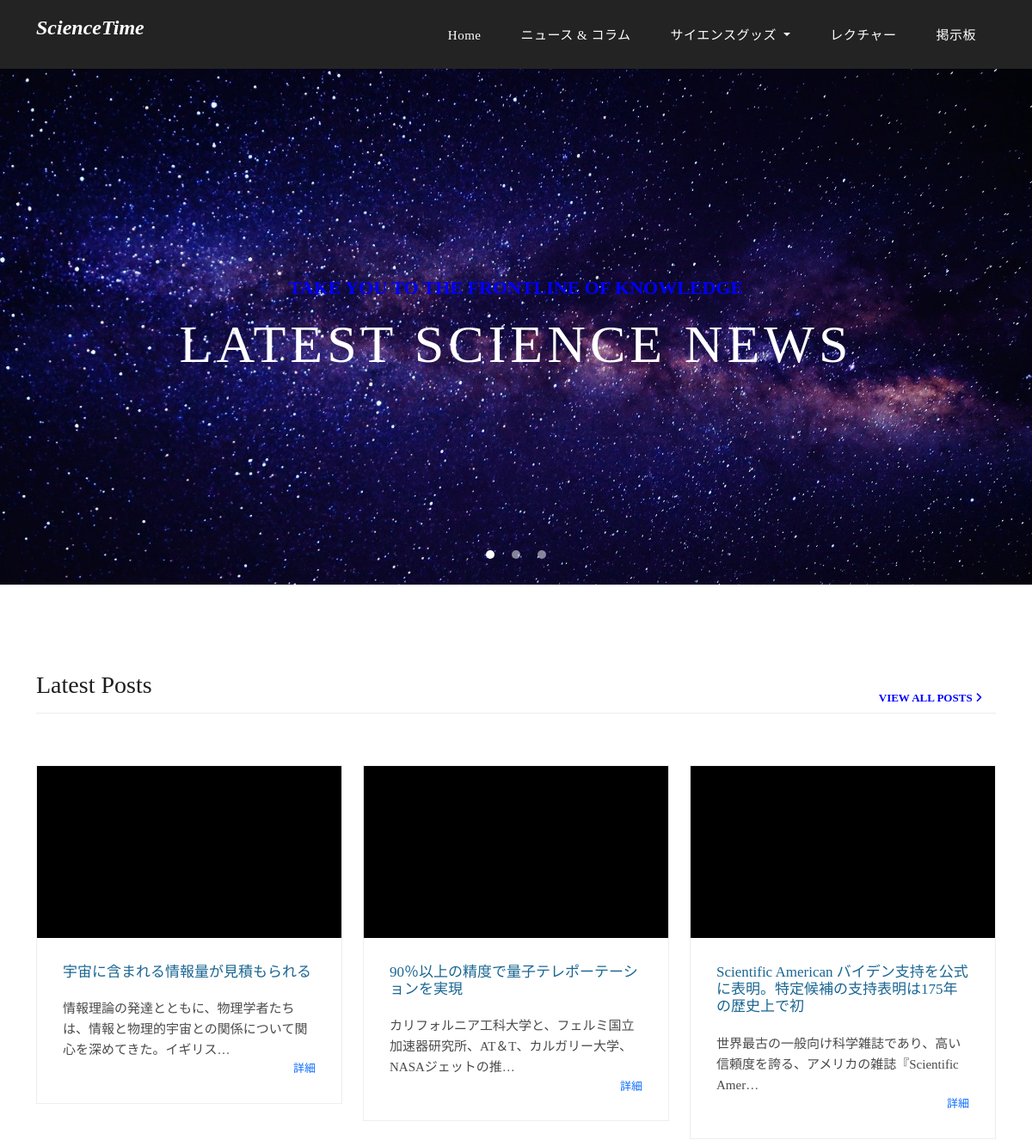
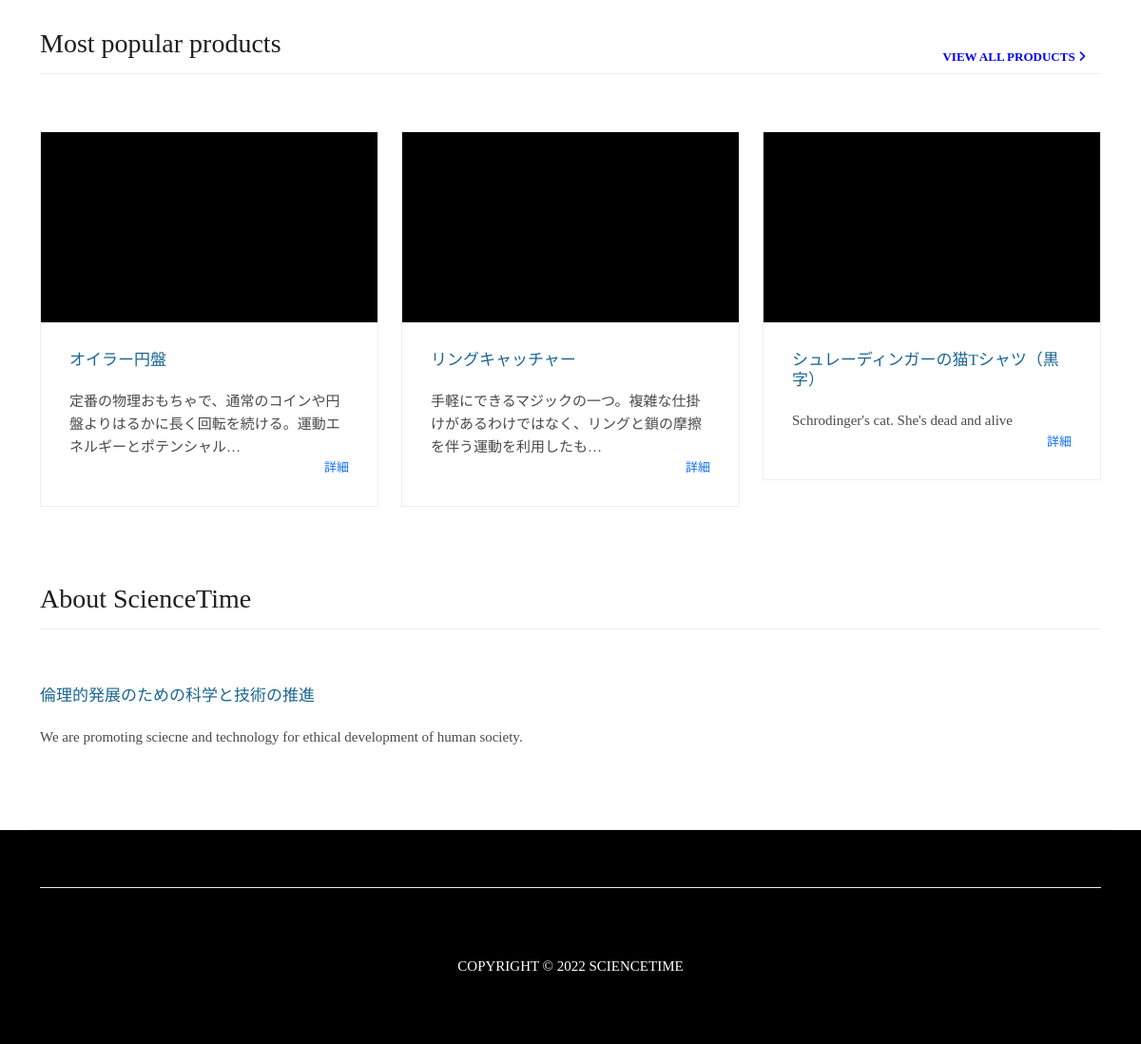
The page / on the database its author committed (2 pictures, top to bottom).
### website/models.py (models this page shows, shortened)
class Post(models.Model):
    title = models.CharField(max_length=100,  verbose_name='タイトル')
    header_image = models.ImageField(null=True, blank=True, upload_to="images/post/header", verbose_name='ヘッダー画像')
    image_url = models.CharField(max_length=255, null=True, blank = True, verbose_name='画像url')
    author = models.ForeignKey(User, on_delete=models.CASCADE)
    content = models.TextField(default='' , verbose_name='内容')
    abstract = models.TextField(max_length=255, blank=True, verbose_name='概略')
    category = models.CharField(max_length=255, default='others')
    post_date = models.DateTimeField()
    update_date = models.DateTimeField(verbose_name='更新日時', auto_now=True)
    post_tags = TaggableManager(blank=True,verbose_name='タグ')
    views = models.PositiveIntegerField(default=0, null=True, blank=True)
    state = models.CharField(max_length=255, default='published')

class Product(models.Model):
    name = models.CharField(max_length=50, verbose_name='製品名')
    eng_name = models.CharField(max_length=50, verbose_name='製品名（英語）')
    url_title = models.SlugField(max_length=30,  verbose_name='urlタイトル', blank=True)
    main_image = models.ImageField(null=True, blank=True, upload_to="images/product/", verbose_name='画像')
    image_url = models.CharField(max_length=255, null=True, blank = True, verbose_name='画像url')
    video_url = models.TextField(null=True, blank = True, verbose_name='動画url')
    body = models.TextField(default='' , verbose_name='解説')
    description = models.TextField(max_length=255, blank=True, verbose_name='概略')
    genre = models.CharField(max_length=50, blank=True, default='merch')
    sub_genre = models.CharField(max_length=255, blank=True, default='others')
    post_date = models.DateTimeField(auto_now_add=True)
    update_date = models.DateTimeField(verbose_name='更新日時', auto_now=True)
    tags = TaggableManager(blank=True,verbose_name='タグ')
    views = models.PositiveIntegerField(default=0, null=True, blank=True)
    main_url = models.CharField(max_length=255, null=True, blank = True, verbose_name='メインリンク')
    amazon_url = models.CharField(max_length=255, null=True, blank = True, verbose_name='Amazon')
    rakuten_url = models.CharField(max_length=255, null=True, blank = True, verbose_name='楽天')
    suzuri_url = models.CharField(max_length=255, null=True, blank = True, verbose_name='suzuri')
    other_url1 = models.CharField(max_length=255, null=True, blank = True, verbose_name='url1')
    other_url2 = models.CharField(max_length=255, null=True, blank = True, verbose_name='url2')

### website/views.py (the view)
# urls.py: path('', HomeView.as_view(), name="index"),
class HomeView(ListView):
   model = Post
   template_name = 'index.html'
   def get_context_data(self):
        context={}
        product_list = Product.objects.all()
        post_list = Post.objects.all()
        context["product_list"] = product_list
        context["post_list"] = post_list
        return context

### website/templates/index.html (shortened to what this page needs)
{% extends 'base.html' %}
{% load static %}
{% block content %}
    <div class="banner header-text">
      <div class="owl-banner owl-carousel">
        <div class="banner-item-01">
          <div class="text-content">
            <h4>Take you to the frontline of knowledge</h4>
            <h2>Latest Science News</h2>
          </div>
        </div>
      </div>
    </div>
    <div class="latest-products">
      <div class="container">
        <div class="row">
          <div class="col-md-12">
            <div class="section-heading">
              <h2>Latest Posts</h2>
              <a class="nav-link" href="{% url 'posts' %}">view all posts <i class="fa fa-angle-right"></i></a>
            </div>
          </div>
          {% for post in post_list|slice:":3" %}
          <div class="col-md-4">
            <div class="product-item">
              <div class="image-content">
              </div>
              <div class="down-content">
                <a href="{% url 'post_detail' post.pk %}"><h4>{{ post.title }}</h4></a>
                <p>{{ post.abstract |truncatechars:50}}</p>
                <span><a href="{% url 'post_detail' post.pk %}">詳細</a></span>
              </div>
            </div>
          </div>
         {% endfor %}
        </div>
      </div>
      <div class="container">
        <div class="row">
          <div class="col-md-12">
            <div class="section-heading">
              <h2>Most popular products</h2>
              <a class="nav-link" href="{% url 'products' %}">view all products <i class="fa fa-angle-right"></i></a>
            </div>
          </div>
          {% for product in product_list|slice:":3" %}
          <div class="col-md-4">
            <div class="product-item">
              <div class="image-content">
              </div>
              <div class="down-content">
                <a href="{% url 'product_detail' product.pk %}"><h4>{{ product.name }}</h4></a>
                <p>{{ product.description|safe |truncatechars:50}}</p>
                <span><a href="{% url 'product_detail' product.pk %}">詳細</a></span>
              </div>
            </div>
          </div>
         {% endfor %}
        </div>
      </div>
    </div>
    <div class="best-features">
      <div class="container">
        <div class="row">
          <div class="col-md-12">
            <div class="section-heading">
              <h2>About ScienceTime</h2>
            </div>
          </div>
          <div class="col-md-6">
            <div class="left-content">
              <h4>倫理的発展のための科学と技術の推進</h4>
              <p>
                We are promoting sciecne and technology for ethical development of human society.
              </p>
            </div>
          </div>
          <div class="col-md-6">
            <div class="right-image">
            </div>
          </div>
        </div>
      </div>
    </div>
{% endblock %}

### static/website/css/ST.css (style rules this page uses)
body { font-family: Palatino, "Palatino Linotype", "Palatino LT STD", "Book Antiqua", Georgia, serif; overflow-x: hidden; text-rendering: optimizeLegibility; -webkit-font-smoothing: antialiased; -moz-osx-font-smoothing: grayscale; }
p { margin:10px 0 10px; font-size: 15px; color: #4a4a4a; line-height: 24px; }
a { text-decoration: none!important; }
h1,h2,h3,h4,h5,h6 { margin: 0px; }
.section-heading { text-align: left; margin-bottom: 60px; border-bottom: 1px solid #eee; }
.section-heading h2 { font-size: 28px; font-weight: 400; color: #1e1e1e; margin-bottom: 15px; }
.banner { position: relative; text-align: center; padding-top: 80px; }
.banner-item-01 { padding: 300px 0px; background-image: url(../images/slide_01.jpg); background-size: cover; background-repeat: no-repeat; background-position: center center; }
.banner .text-content { position: absolute; top: 50%; transform: translateY(-50%); text-align: center; width: 100%; }
.banner .text-content h4 { color: blue; font-size: 22px; text-transform: uppercase; font-weight: 700; margin-bottom: 15px; }
.banner .text-content h2 { color: #fff; font-size: 62px; text-transform: uppercase; letter-spacing: 5px; }
.latest-products { margin-top: 100px; }
.latest-products .section-heading a { float: right; margin-top: -35px; text-transform: uppercase; font-size: 13px; font-weight: 700; color: blue; }
.product-item { border: 1px solid #eee; margin-bottom: 30px; max-height: 600px; }
.product-item .down-content { padding: 30px; position: relative; }
.product-item .down-content h4 { font-size: 17px; color: #1a6692; margin-bottom: 20px; }
.product-item .down-content p { margin-bottom: 20px; }
.product-item .down-content span { position: absolute; right: 30px; bottom: 30px; font-size: 13px; color: blue; font-weight: 500; }
.best-features { margin-top: 50px; }
.best-features .container .row { border-bottom: 1px solid #eee; padding-bottom: 60px; }
.best-features h4 { font-size: 17px; color: #1a6692; margin-bottom: 20px; }
.best-features p { margin-bottom: 25px; }
.image-content { width: 100%; height: 200px; text-align: center; background-color: black; }

### rows shown on the page
Post: title "宇宙に含まれる情報量が見積もられる", abstract "情報理論の発達とともに、物理学者たちは、情報と物理的宇宙との関係について関心を深めてきた。イギリス…"
Post: title "90％以上の精度で量子テレポーテーションを実現", abstract "カリフォルニア工科大学と、フェルミ国立加速器研究所、AT＆T、カルガリー大学、NASAジェットの推…"
Post: title "Scientific American バイデン支持を公式に表明。特定候補の支持表明は175年の歴史上で初", abstract "世界最古の一般向け科学雑誌であり、高い信頼度を誇る、アメリカの雑誌『Scientific Amer…"
Product: name "オイラー円盤", description "定番の物理おもちゃで、通常のコインや円盤よりはるかに長く回転を続ける。運動エネルギーとポテンシャル…"
Product: name "リングキャッチャー", description "手軽にできるマジックの一つ。複雑な仕掛けがあるわけではなく、リングと鎖の摩擦を伴う運動を利用したも…"
Product: name "シュレーディンガーの猫Tシャツ（黒字）", description "Schrodinger's cat. She's dead and alive"
